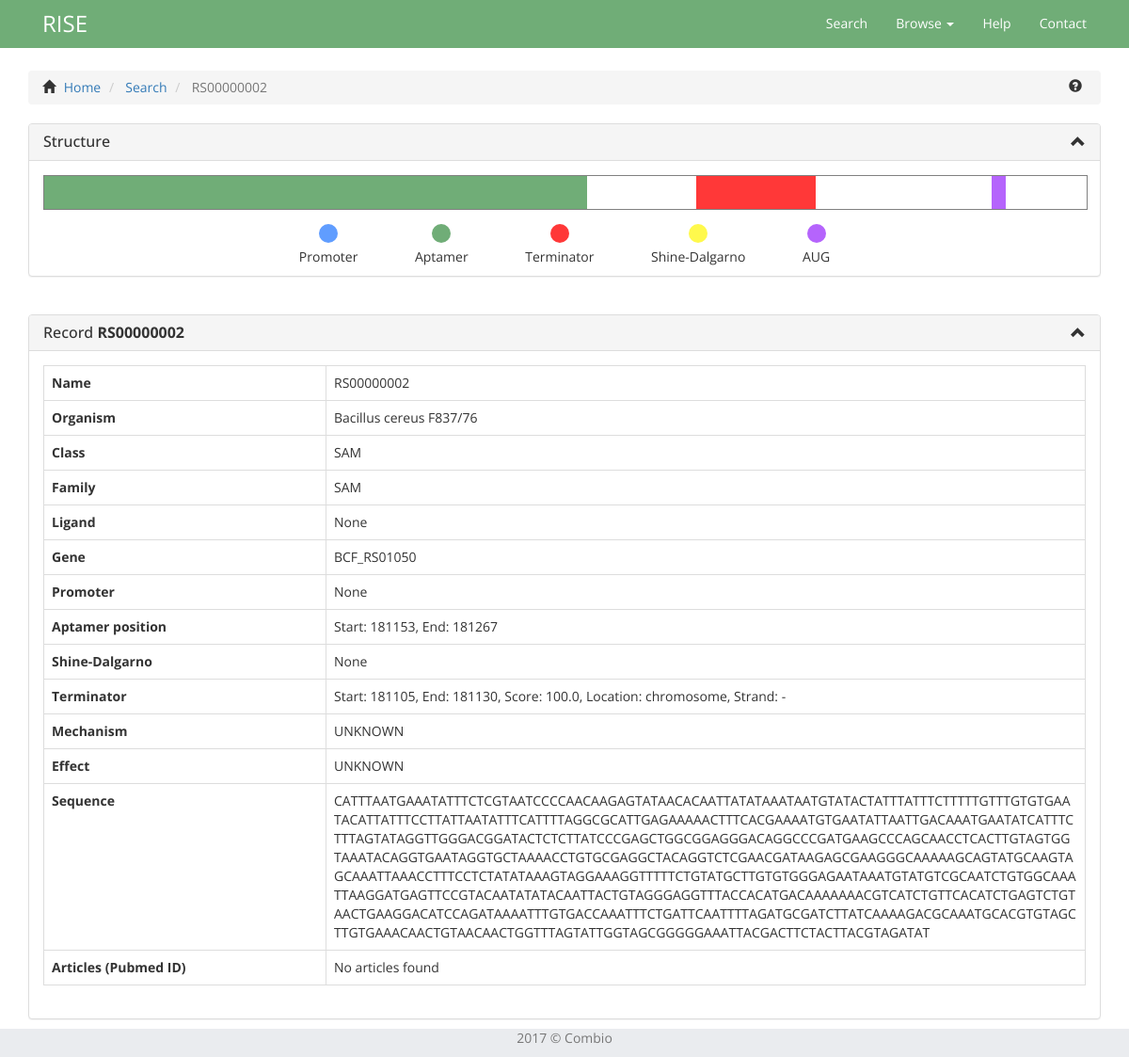
The page /search/record/RS00000002/ on the database its author committed.
### database/models.py (models this page shows, shortened)
class Position(models.Model):
	start = models.IntegerField(default = 0)
	end = models.IntegerField(default = 0)
	location = models.TextField('opis') # identyfikator genomu
	score = models.FloatField(default = 0.0)
	STRAND_CHOICES = (
		('+', 'LEADING STRAND'),
		('.', 'UNKNOWN'),
		('-', 'LAGGING STRAND'),
	)
	strand = models.CharField(max_length = 1, choices = STRAND_CHOICES, default = '.')
	def __str__(self):
		return "Start: {}, End: {}, Score: {}, Location: {}, Strand: {}".format(self.start, self.end, self.score, self.location, self.strand)

class Organism(models.Model):
	scientific_name = models.CharField('nazwa_naukowa', max_length = 250) #, primary_key = True)
	common_name = models.CharField('nazwa_zwyczajowa', max_length = 250)
	accession_number = models.CharField('numer_dostepu', max_length = 30) # ID build jako nazwa genomu
	build_id = models.CharField('numer_dostepu', max_length = 30, primary_key = True) ### !!! NEW !!! ###
	taxonomy = models.OneToOneField('Taxonomy', null = True) ### !!! NEW !!! ###

class RiboClass(models.Model):
	name = models.CharField('nazwa', max_length = 10, primary_key = True)
	description = models.TextField('opis')
	alignment = models.TextField('dopasowanie')
	ligands = models.ManyToManyField('Ligand')

class RiboFamily(models.Model): # w record taka sama nazwa !
	''' Structure3D podlinkowane '''
	ribo_class = models.ForeignKey('RiboClass', null = True)
	name = models.CharField('nazwa', max_length = 10, primary_key = True)
	description = models.TextField('opis')
	alignment = models.TextField('dopasowanie')

class Gene(models.Model):
	organism = models.ForeignKey('Organism', null = True)
	name = models.CharField('nazwa', max_length = 20, null = False)
	locus_tag = models.CharField(max_length = 15)
	position = models.OneToOneField('Position', null = True, related_name = 'gene_position')

class Aptamer(models.Model): #14 dodaję nową encję
	position = models.OneToOneField('Position', null = True, related_name = 'aptamer_position')
	structure = models.OneToOneField('Structure2D', null = True)
	switch = models.ForeignKey('Record')#, related_name = "aptamer")
	def __str__(self):
		return 'Start: {}, End: {}'.format(self.position.start, self.position.end)

class Record(models.Model):
	family = models.ForeignKey('RiboFamily', null = True)
	gene = models.OneToOneField('Gene', null = True, related_name = 'gene')
	genes_under_operon_regulation = models.ManyToManyField('Gene', related_name = 'operon_gene') # MANY TO MANY
	terminator = models.OneToOneField('Position', null = True, related_name = 'terminator')
	promoter = models.OneToOneField('Position', null = True, related_name = 'promoter')
	shinedalgarno = models.OneToOneField('Position', null = True, related_name = 'shinedalgarno')
	articles = models.ManyToManyField('Article', related_name = 'article') # MANY TO MANY
	sequence = models.TextField('sekwencja') # Wywalic?
	EFFECT_CHOICES = (
		('+', 'ACTIVATION'),
		('.', 'UNKNOWN'),
		('-', 'SILECING'),
	)
	effect = models.CharField(max_length = 1, choices = EFFECT_CHOICES, default = '.')
	MECHANISM_CHOICES = (
		('TRN', 'TRANSCRIPTION'),
		('TRL', 'TRANSLATION'),
		('UN', 'UNKNOWN'),
		('DG', 'DEGRADATION'),
	)
	mechanism = models.CharField(max_length = 3, choices = MECHANISM_CHOICES, default = 'UN')
	mechanism_confirmation = models.ForeignKey('Article', related_name = 'confirmation', null = True) # ZROBIĆ!
	def name(self):
		return "RS{}".format((str(self.id).zfill(8)))

### search/views.py (the view)
# urls.py: url(r'^record/(?P<riboswitch_name>([A-Za-z0-9|\W])+)/$', views.record, name="record"),
def record(request, riboswitch_name):
    l = []
    context = OrderedDict()
    terminator_width = 0
    promoter_width = 0
    shinedalgarno_width = 0
    shinedalgarno_left = 0
    aptamer_width = 0
    aug_width = 0
    riboswitch_start = 0
    riboswitch_end = 0
    terminator_score = 0
    ter_st = 0
    ter_en = 0
    terminator_left = 0
    promoter_score = 0
    shine_score = 0
    for r in Record.objects.filter(id=int(riboswitch_name[2:])):
        context['Name'] = r.name()
        context['Organism'] = r.gene.organism.scientific_name
        context['Class'] = r.family.ribo_class.name
        context['Family'] = r.family.name
        lig = r.family.ribo_class.ligands.all()
        if not lig.exists():
            context['Ligand'] = 'None'
        else:
            lig_list = [str(l) for l in list(lig)]
            context['Ligand'] = ', '.join(lig_list)
        context['Gene'] = r.gene.name
        context['Promoter'] = r.promoter
        context['Aptamer position'] = r.aptamer_set.all()[0]
        context['Shine-Dalgarno'] = r.shinedalgarno
        context['Terminator'] = r.terminator
        context['Mechanism'] = r.get_mechanism_display()
        context['Effect'] = r.get_effect_display()
        context['Sequence'] = r.sequence
        articles = r.articles.all()
        strand = r.aptamer_set.all()[0].position.strand
        if r.promoter != None:
            sequence_length = (r.gene.position.start + 20) - r.promoter.start
        else:
            if strand == '+':
                sequence_length = (r.gene.position.start + 20) - r.aptamer_set.all()[0].position.start
            else:
                sequence_length = r.aptamer_set.all()[0].position.end - (r.gene.position.end - 20)
        if r.promoter != None:
            promoter_score = r.promoter.score
            pro_st, pro_en = sorted([r.promoter.start, r.promoter.end])
            promoter_length = pro_en - pro_st
            promoter_width = (promoter_length/sequence_length)*100
            if strand == '+':
                promoter_left = (pro_st - riboswitch_start) * 100 / sequence_length
            else:
                promoter_left = (pro_en - riboswitch_start) * 100 / sequence_length
                if promoter_left < 0:
                    promoter_left = promoter_left * (-1)
            riboswitch_start = r.promoter.start
        else:
            if strand == '+':
                riboswitch_start = r.aptamer_set.all()[0].position.start
            else:
                riboswitch_start = r.aptamer_set.all()[0].position.end
            promoter_left = 0
            pro_st = ''
            pro_en = ''
        if r.shinedalgarno != None:
            shine_score = r.shinedalgarno.score
            sd_st, sd_en = sorted([r.shinedalgarno.start, r.shinedalgarno.end])
            shinedalgarno_length = sd_en - sd_st
            shinedalgarno_width = (shinedalgarno_length/sequence_length) * 100
            if strand == '+':
                shinedalgarno_left = (sd_st - riboswitch_start) * 100 / sequence_length
            else:
                shinedalgarno_left = (sd_en - riboswitch_start) * 100 / sequence_length
                if shinedalgarno_left < 0:
                    shinedalgarno_left = shinedalgarno_left * (-1)
        else:
            sd_st = 0
            sd_en = 0
        apt_st, apt_en = sorted([r.aptamer_set.all()[0].position.start, r.aptamer_set.all()[0].position.end])
        aptamer_length = apt_en - apt_st
        aptamer_width = (aptamer_length * 100) / sequence_length
        if strand == '+':
            aptamer_left = (apt_st - riboswitch_start) * 100 / sequence_length
        else:
            aptamer_left = (apt_en - riboswitch_start) * 100 / sequence_length
            if aptamer_left < 0:
                aptamer_left = aptamer_left * (-1)
        riboswitch_end = r.gene.position.start + 20
        if r.terminator != None:
            terminator_score = r.terminator.score
            ter_st, ter_en = sorted([r.terminator.start, r.terminator.end])
            terminator_length = ter_en - ter_st
            terminator_width = (terminator_length * 100) / sequence_length
            if strand == '+':
                terminator_left = (ter_st - riboswitch_start) * 100 /sequence_length
            else:
                terminator_left = (ter_en - riboswitch_start) * 100 /sequence_length
                if terminator_left < 0:
                    terminator_left = terminator_left * (-1)
            if r.terminator.end > riboswitch_end:
                riboswitch_end = r.terminator.end
        if r.gene.position.start != None:
            aug_width = 3 * 100 / sequence_length
            if strand == '+':
                aug_left = (r.gene.position.start - riboswitch_start) * 100 /sequence_length
            else:
                aug_left = (r.gene.position.end - riboswitch_start) * 100 /sequence_length
                if aug_left < 0:
                    aug_left = aug_left * (-1)
        else:
            aug_start = 0
            aug_width = 0
            aug_left = 0
    if not articles.exists():
        context['Articles (Pubmed ID)'] = 'No articles found'
    else:
        newlist = [str(t) for t in list(articles)]
        context['Articles (Pubmed ID)'] = ', '.join(newlist)
    l.append(context)
    test = {
        'l': l,
        'name': context['Name'],
        'terminator_start': ter_st,
        'terminator_end': ter_en,
        'terminator_width': terminator_width,
        'terminator_left': terminator_left,
        'terminator_score': terminator_score,
        'promoter_start': pro_st,
        'promoter_end': pro_en,
        'promoter_width': promoter_width,
        'promoter_left': promoter_left,
        'promoter_score': promoter_score,
        'aptamer_start': apt_st,
        'aptamer_end': apt_en,
        'aptamer_width': aptamer_width,
        'aptamer_left': aptamer_left,
        'aptamer_score': r.aptamer_set.all()[0].position.score,
        'shine_start': sd_st,
        'shine_end': sd_en,
        'shine_width': shinedalgarno_width,
        'shine_left': shinedalgarno_left,
        'shine_score': shine_score,
        'aug_start': r.gene.position.start,
        'aug_end': r.gene.position.start + 3,
        'aug_width': aug_width,
        'aug_left': aug_left,
    }
    return render(request, 'search/record.html', test)

### search/templates/search/record.html (shortened to what this page needs)
{% extends 'database/base.html' %}
{% load static %}
{% block content %}
<div class="container">
  <div class="bs-example">
    <ul class="breadcrumb">
      <span class="glyphicon glyphicon-home"></span>
      <li>
        <a href="{% url 'database:index' %}">
        	Home
        </a>
      </li>
      <li>
        <a href="{% url 'database:searcher' %}">
          Search
        </a>
      </li>
      <li class="active">
        {{ name }}
      </li>
      <span data-toggle="popover" class="glyphicon glyphicon-question-sign glyphicon-help pull-right" title="Record" data-content="On this page you see a specific record from database and check the structure of a riboswitch." data-trigger="hover" data-placement="left"></span>
    </ul>
  </div>
  <div class="panel panel-default" id="record-panel">
    <div class="panel-heading">
      <h4 class="panel-title">
        <a data-toggle="collapse" data-parent="#accordion" href="#structurePanel">
        Structure
        </a>
        <span class="pull-right panel-collapse-clickable" data-toggle="collapse" data-parent="#accordion" href="#structurePanel">
        <i class="glyphicon glyphicon-chevron-up"></i>
        </span>
      </h4>
    </div>
    <div id="structurePanel" class="panel-collapse collapse in">
      <div class="row">
        <div class="container">
          <div class="panel-body">
              <div id="ribo" style="border-color: grey;">
                <div data-toggle="popover" data-html="true" class="feat-ribo" id="aptamer" title="Aptamer" data-content="Start: {{aptamer_start}}<br>End: {{aptamer_end}}<br>Score: {{aptamer_score}}" data-trigger="hover" data-placement="bottom" style="left: {{aptamer_left}}%; width: {{aptamer_width}}%; background-color: #70ad77; height: 100%;">
                </div>
                <div data-toggle="popover" data-html="true" class="feat-ribo" id="terminator" title="Terminator" data-content="Start: {{terminator_start}}<br>End: {{terminator_end}}<br>Score: {{terminator_score}}" data-trigger="hover" data-placement="bottom" class="feat-ribo" style="left: {{terminator_left}}%; width: {{terminator_width}}%; background-color: #ff3838; height: 100%;">
                </div>
                <div data-toggle="popover" data-html="true" class="feat-ribo" id="aug" title="AUG" data-content="Start: {{aug_start}}<br>End: {{aug_end}}" data-trigger="hover" data-placement="bottom" class="feat-ribo" style="left: {{aug_left}}%; width: {{aug_width}}%; background-color: #b564fc; height: 100%;">
                </div>
              </div>
          </div>
        </div>
      </div>
      <div class="row">
        <div class="container" style="text-align: center; width: 100%;">
          <div style="margin-right: 5%; display: inline-block;">
            <div style="width: 20px; height: 20px; background-color: #609dff; border-radius: 50%; display: inline-block;"></div><p>Promoter</p>
          </div>
          <div style="margin-right: 5%; display: inline-block;">
            <div style="width: 20px; height: 20px; background-color: #70ad77; border-radius: 50%; display: inline-block;"></div><p>Aptamer</p>
          </div>
          <div style="margin-right: 5%; display: inline-block;">
            <div style="width: 20px; height: 20px; background-color: #ff3838; border-radius: 50%; display: inline-block;"></div><p>Terminator</p>
          </div>
          <div style="margin-right: 5%; display: inline-block;">
            <div style="width: 20px; height: 20px; background-color: #fff94c; border-radius: 50%; display: inline-block;"></div><p>Shine-Dalgarno</p>
          </div>
          <div style="display: inline-block;">
            <div style="width: 20px; height: 20px; background-color: #b564fc; border-radius: 50%; display: inline-block;"></div><p>AUG</p>
          </div>
        </div>
      </div>
    </div>
  </div>
  <div class="panel panel-default" id="record-panel">
    <div class="panel-heading">
      <h4 class="panel-title">
        <a data-toggle="collapse" data-parent="#accordion2" href="#browsePanel">
        Record <strong>{{name}}</strong>
        </a>
        <span class="pull-right panel-collapse-clickable" data-toggle="collapse" data-parent="#accordion2" href="#browsePanel">
        <i class="glyphicon glyphicon-chevron-up"></i>
        </span>
      </h4>
    </div>
    <div id="browsePanel" class="panel-collapse collapse in">
      <div class="panel-body">
        <table class="table table-bordered table-hover" style="table-layout: fixed; width: 100%">
          <tbody>
            {% for i in l %}
              {% for key, value in i.items %}
              <tr>
                <td style="width: 300px;"><strong>{{ key }}</strong></td>
                <td style="word-wrap: break-word">{{ value }}</td>
              </tr>
              {% endfor %}
            {% endfor %}
          </tbody>
        </table>
      </div>
    </div>
  </div>
</div>
{% endblock %}

### database/static/database/css/custom.css (style rules this page uses)
html { height: 100%; }
body { padding-top: 60px; height: 100%; font-family: 'Open Sans', sans-serif !important; }
.breadcrumb { margin-top: 15px !important; }
.glyphicon-help { margin-right: 5px; }
.glyphicon-home { margin-right: 5px; }
.panel-collapse-clickable { cursor: pointer; }
.panel.panel-default { margin-right: 12px; margin-bottom: 12px; }
#record-panel { margin-right: 0; margin-bottom: 40px; }
#ribo { width: 100%; height: 37px; border: 1px solid; margin: 0; padding: 0; position: relative; }
.feat-ribo { position: absolute; }

### rows shown on the page
Organism: i "Bacillus cereus F837/76"
RiboClass: i "SAM"
RiboFamily: i "SAM"
Gene: i "BCF_RS01050"
Aptamer: key "Aptamer position", position.end "Start: 181153, End: 181267"
Position: key "Terminator", start+end+score "Start: 181105, End: 181130, Score: 100.0, Location: chromosome, Strand: -"
Record: i "CATTTAATGAAATATTTCTCGTAATCCCCAACAAGAGTATAACACAATTATATAAATAATGTATACTATTTATTTCTTTTTGTTTGTGTGAATACATTATTTCCTTATTAATATTTCATTTTAGGCGCATTGAGAAAAACTTTCACGAAAATGTGAATATTAATTGACAAATGAATATCATTTCTTTAGTATAGGTTGGGACGGATACTCTCTTATCCCGAGCTGGCGGAGGGACAGGCCCGATGAAGCCCAGCAACCTCACTTGTAGTGGTAAATACAGGTGAATAGGTGCTAAAACCTGTGCGAGGCTACAGGTCTCGAACGATAAGAGCGAAGGGCAAAAAGCAGTATGCAAGTAGCAAATTAAACCTTTCCTCTATATAAAGTAGGAAAGGTTTTTCTGTATGCTTGTGTGGGAGAATAAATGTATGTCGCAATCTGTGGCAAATTAAGGATGAGTTCCGTACAATATATACAATTACTGTAGGGAGGTTTACCACATGACAAAAAAACGTCATCTGTTCACATCTGAGTCTGTAACTGAAGGACATCCAGATAAAATTTGTGACCAAATTTCTGATTCAATTTTAGATGCGATCTTATCAAAAGACGCAAATGCACGTGTAGCTTGTGAAACAACTGTAACAACTGGTTTAGTATTGGTAGCGGGGGAAATTACGACTTCTACTTACGTAGATAT"

### other values the page prints
{{ name }} "RS00000002"
{{ key }} "Name" "Organism" "Class" "Family" "Ligand" "Gene" "Promoter" "Shine-Dalgarno" "Mechanism" "Effect" "Sequence" "Articles (Pubmed ID)"
{{ value }} "RS00000002" "None" "None" "None" "UNKNOWN" "UNKNOWN" "No articles found"
